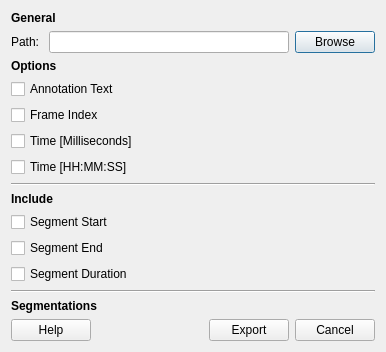
<?xml version="1.0" encoding="UTF-8"?>
<ui version="4.0">
 <class>Dialog</class>
 <widget class="QDialog" name="Dialog">
  <property name="geometry">
   <rect>
    <x>0</x>
    <y>0</y>
    <width>386</width>
    <height>343</height>
   </rect>
  </property>
  <property name="windowTitle">
   <string>Dialog</string>
  </property>
  <layout class="QVBoxLayout" name="verticalLayout">
   <item>
    <widget class="QLabel" name="label">
     <property name="text">
      <string>&lt;b&gt;General</string>
     </property>
    </widget>
   </item>
   <item>
    <layout class="QHBoxLayout" name="horizontalLayout">
     <item>
      <widget class="QLabel" name="label_2">
       <property name="text">
        <string>Path: </string>
       </property>
      </widget>
     </item>
     <item>
      <widget class="QLineEdit" name="lineEdit_Path"/>
     </item>
     <item>
      <widget class="QPushButton" name="btn_Browse">
       <property name="text">
        <string>Browse</string>
       </property>
      </widget>
     </item>
    </layout>
   </item>
   <item>
    <widget class="QLabel" name="label_3">
     <property name="text">
      <string>&lt;html&gt;&lt;head/&gt;&lt;body&gt;&lt;p&gt;&lt;span style=&quot; font-weight:600;&quot;&gt;Options&lt;/span&gt;&lt;/p&gt;&lt;/body&gt;&lt;/html&gt;</string>
     </property>
    </widget>
   </item>
   <item>
    <widget class="QCheckBox" name="cB_AnnotationText">
     <property name="text">
      <string>Annotation Text</string>
     </property>
    </widget>
   </item>
   <item>
    <widget class="QCheckBox" name="cB_FramePosition">
     <property name="text">
      <string>Frame Index</string>
     </property>
    </widget>
   </item>
   <item>
    <widget class="QCheckBox" name="cB_Miliseconds">
     <property name="text">
      <string>Time [Milliseconds]</string>
     </property>
    </widget>
   </item>
   <item>
    <widget class="QCheckBox" name="cB_FormatedTime">
     <property name="text">
      <string>Time [HH:MM:SS]</string>
     </property>
    </widget>
   </item>
   <item>
    <widget class="Line" name="line">
     <property name="orientation">
      <enum>Qt::Horizontal</enum>
     </property>
    </widget>
   </item>
   <item>
    <widget class="QLabel" name="label_4">
     <property name="text">
      <string>&lt;b&gt; Include</string>
     </property>
    </widget>
   </item>
   <item>
    <widget class="QCheckBox" name="cB_Start">
     <property name="text">
      <string>Segment Start</string>
     </property>
    </widget>
   </item>
   <item>
    <widget class="QCheckBox" name="cB_End">
     <property name="text">
      <string>Segment End</string>
     </property>
    </widget>
   </item>
   <item>
    <widget class="QCheckBox" name="cB_Duration">
     <property name="text">
      <string>Segment Duration</string>
     </property>
    </widget>
   </item>
   <item>
    <widget class="Line" name="line_2">
     <property name="orientation">
      <enum>Qt::Horizontal</enum>
     </property>
    </widget>
   </item>
   <item>
    <widget class="QLabel" name="label_5">
     <property name="text">
      <string>&lt;b&gt;Segmentations</string>
     </property>
    </widget>
   </item>
   <item>
    <layout class="QVBoxLayout" name="layout_Segmentations"/>
   </item>
   <item>
    <spacer name="verticalSpacer">
     <property name="orientation">
      <enum>Qt::Vertical</enum>
     </property>
     <property name="sizeHint" stdset="0">
      <size>
       <width>20</width>
       <height>40</height>
      </size>
     </property>
    </spacer>
   </item>
   <item>
    <layout class="QHBoxLayout" name="horizontalLayout_2">
     <item>
      <widget class="QPushButton" name="btn_Help">
       <property name="text">
        <string>Help</string>
       </property>
      </widget>
     </item>
     <item>
      <spacer name="horizontalSpacer">
       <property name="orientation">
        <enum>Qt::Horizontal</enum>
       </property>
       <property name="sizeHint" stdset="0">
        <size>
         <width>40</width>
         <height>20</height>
        </size>
       </property>
      </spacer>
     </item>
     <item>
      <widget class="QPushButton" name="btn_Export">
       <property name="minimumSize">
        <size>
         <width>50</width>
         <height>0</height>
        </size>
       </property>
       <property name="text">
        <string>Export</string>
       </property>
      </widget>
     </item>
     <item>
      <widget class="QPushButton" name="btn_Cancel">
       <property name="minimumSize">
        <size>
         <width>50</width>
         <height>0</height>
        </size>
       </property>
       <property name="text">
        <string>Cancel</string>
       </property>
      </widget>
     </item>
    </layout>
   </item>
  </layout>
 </widget>
 <resources/>
 <connections/>
</ui>
